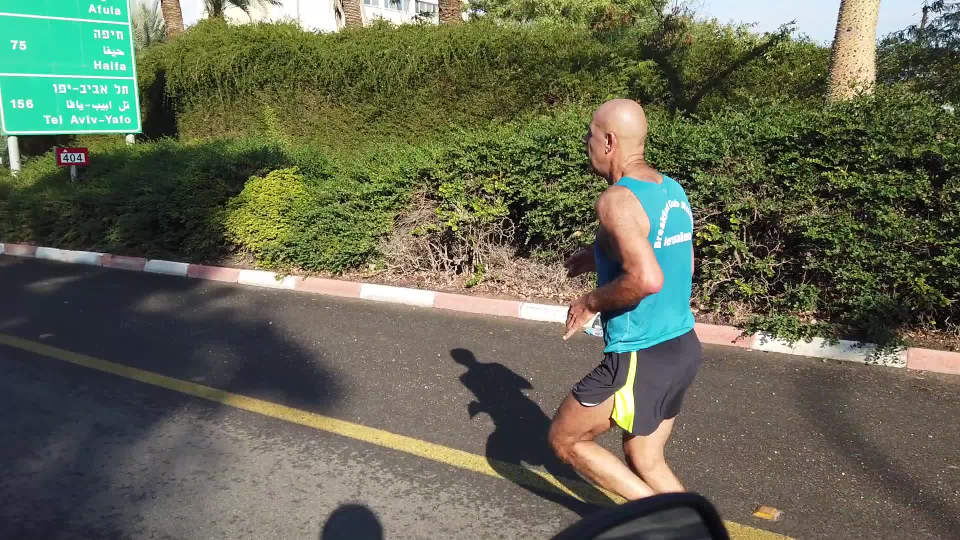
#> input picture dump/haim1/haim1001.jpg, 1920 x 1080 px (shown at 1/2 size); its folder holds only this picture in this run
$ python -i sol4.py   (imports and definitions only)   (older library calls are emulated)
#> lines starting #> are read from the running program, lines starting #| are printed output that depends on the picture; after the words box and inside, x2 and y2 are one past the last pixel; in counts of white or black regions, pixels touching at a corner belong together
### sol4_utils.py
import numpy as np
from imageio import imread
from skimage.color import rgb2gray
from scipy.signal import convolve2d
from scipy.ndimage.filters import convolve

"""
Constants.
"""
# The minimal value single pixel can have.
MIN_COLOR = 0.

# The maximal value single pixel can have.
MAX_COLOR = 255

# The number of legal values single pixel can have.
COLORS_NUM = 256

# Number of dimension in rgb image.
RGB_DIMS = 3

# Representation of gray-scale and rgb image.
GRAY_REP = 1
RGB_REP = 2

# Minimum size of image after reducing.
MIN_SIZE = 16

"""
Given methods.
"""


def gaussian_kernel(kernel_size):
	conv_kernel = np.array([1, 1], dtype=np.float64)[:, None]
	conv_kernel = convolve2d(conv_kernel, conv_kernel.T)
	kernel = np.array([1], dtype=np.float64)[:, None]
	for i in range(kernel_size - 1):
		kernel = convolve2d(kernel, conv_kernel, 'full')
	return kernel / kernel.sum()


def blur_spatial(img, kernel_size):
	kernel = gaussian_kernel(kernel_size)
	blur_img = np.zeros_like(img)
	if len(img.shape) == 2:
		blur_img = convolve2d(img, kernel, 'same', 'symm')
	else:
		for i in range(3):
			blur_img[..., i] = convolve2d(img[..., i], kernel, 'same', 'symm')
	return blur_img


"""
Helper methods from previous exercises.
"""


# [68 lines left out: functions read_image, _build_binomial_coefficient_vector, _reduce, build_gaussian_pyramid, not called in this run]

### sol4.py
"""
Exercise 4 - Image Processing 2019/2020
Panorama Registration & Stitching
===
Author: Omer Liberman.
Start Date: Dec 24, 2019.
"""
import itertools
import os
import shutil
import numpy as np
import sol4_utils
import matplotlib.pyplot as plt

from imageio import imwrite
from scipy.ndimage import label, center_of_mass, map_coordinates
from scipy.ndimage.filters import maximum_filter
from scipy.signal import convolve2d
from scipy.ndimage.morphology import generate_binary_structure

"""
Constants.
"""
# The minimal value single pixel can have.
MIN_COLOR = 0.

# The maximal value single pixel can have.
MAX_COLOR = 255

# The number of legal values single pixel can have.
COLORS_NUM = 256

# Number of dimension in rgb image.
RGB_DIMS = 3

# Representation of gray-scale and rgb image.
GRAY_REP = 1
RGB_REP = 2

# Convolution vector for deriving.
DER_VEC = np.array([[1, 0, -1]])
DER_VEC_T = DER_VEC.T

# Blurring kernel size.
KERNEL_SIZE_BLUR = 3

K = 0.04                                                           # For calculating (det - k*trace).
LEVELS = 3                                                         # Max levels in gaussian
PATCH_SIZE = 7                                                     # Patch size.
ORIG_LEV_IN_PYR = 0                                                # Index of the original image in pyramid.
SMALLEST_LEV_IN_PYR = 2                                            # Index of the smallest image in pyramid.
LEVELS_DIFF = float(2 ** (ORIG_LEV_IN_PYR - SMALLEST_LEV_IN_PYR))  # Scalar to calculate new image index.
DESC_RAD = 3                                                       # The radius for the descriptor.
X, Y = 1, 0                                                        # for coordiantes.

"""
3 - Image Pair Registration.
"""


def harris_corner_detector(im):
	"""
	Detects harris corners.
	Make sure the returned coordinates are x major!!!
	:param im: A 2D array representing an image.
	:return: An array with shape (N,2), where ret[i,:] are the [x,y] coordinates of the ith corner points.
	"""
	# Task 3.1.1
	Ix, Iy = convolve2d(im, DER_VEC, mode="same", boundary="symm"), \
			 convolve2d(im, DER_VEC_T, mode="same", boundary="symm")

	Ix_squared = Ix * Ix
	Iy_squared = Iy * Iy
	IxIy = Ix * Iy
	IyIx = Iy * Ix

	Ix_squared_blured = sol4_utils.blur_spatial(Ix_squared, KERNEL_SIZE_BLUR)
	Iy_squared_blured = sol4_utils.blur_spatial(Iy_squared, KERNEL_SIZE_BLUR)
	IxIy_blured = sol4_utils.blur_spatial(IxIy, KERNEL_SIZE_BLUR)
	IyIx_blured = sol4_utils.blur_spatial(IyIx, KERNEL_SIZE_BLUR)

	detM = (Ix_squared_blured * Iy_squared_blured) - (IxIy_blured * IyIx_blured)
	traceM = Ix_squared_blured + Iy_squared_blured
	R = detM - K * np.power(traceM, 2)
	non_max_sup = non_maximum_suppression(R)

	return np.argwhere(non_max_sup.transpose())


# [256 lines left out: functions sample_descriptor, find_features, match_features, apply_homography, ransac_homography, display_matches and 4 more, not called in this run]


"""
Given code.
"""


# [46 lines left out: functions filter_homographies_with_translation, estimate_rigid_transform, not called in this run]


def non_maximum_suppression(image):
	"""
	Finds local maximas of an image.
	:param image: A 2D array representing an image.
	:return: A boolean array with the same shape as the input image, where True indicates local maximum.
	"""
	# Find local maximas.
	neighborhood = generate_binary_structure(2, 2)
	local_max = maximum_filter(image, footprint=neighborhood) == image
	local_max[image < (image.max() * 0.1)] = False

	# Erode areas to single points.
	lbs, num = label(local_max)
	centers = center_of_mass(local_max, lbs, np.arange(num) + 1)
	centers = np.stack(centers).round().astype(np.int)
	ret = np.zeros_like(image, dtype=np.bool)
	ret[centers[:, 0], centers[:, 1]] = True

	return ret


# [24 lines left out: function spread_out_corners, not called in this run]


class PanoramicVideoGenerator:
	"""
	Generates panorama from a set of images.
	"""

	# [136 lines left out: functions __init__, align_images, generate_panoramic_images, save_panoramas_to_video, show_panorama, not called in this run]

>>> import cv2
>>> picture = cv2.imread('dump/haim1/haim1001.jpg', cv2.IMREAD_GRAYSCALE)
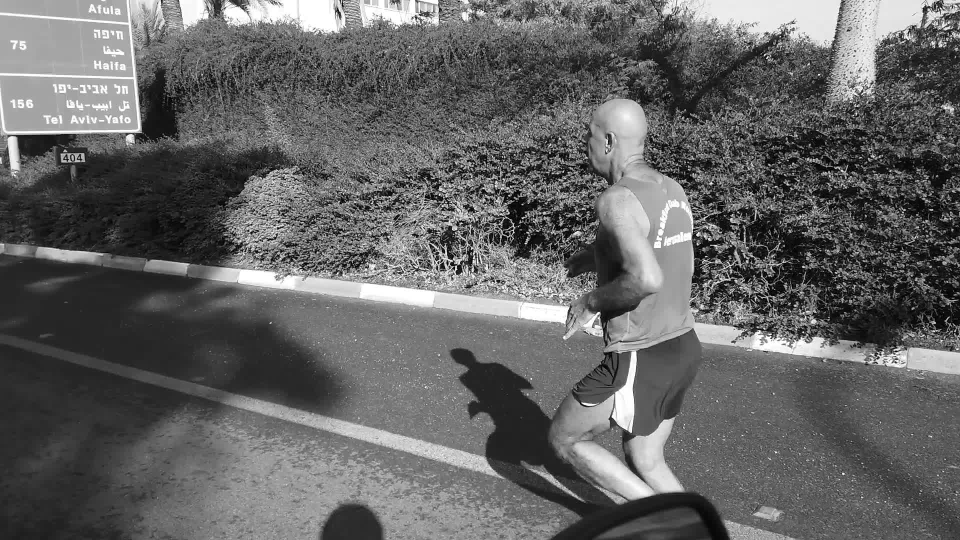
#> picture: shape (1080, 1920) (shown at 1/2 size); min 0, max 255, mean 100.1
>>> result = harris_corner_detector(picture)
#> in harris_corner_detector, `Ix, Iy = convolve2d(im, DER_VEC, mode="same", boundary="symm"), \ conv..`:
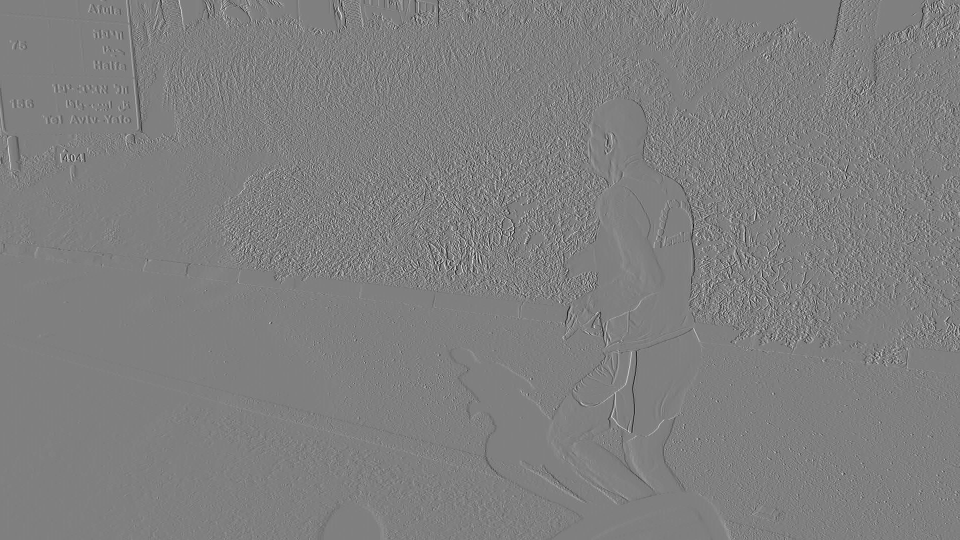
#> Ix: shape (1080, 1920) int64 (shown at 1/2 size); min -255, max 255, mean 0; drawn with min black and max white
#> call 2 of blur_spatial, with kernel_size = 3
#> in blur_spatial (call 2), `blur_img = convolve2d(img, kernel, 'same', 'symm')`:
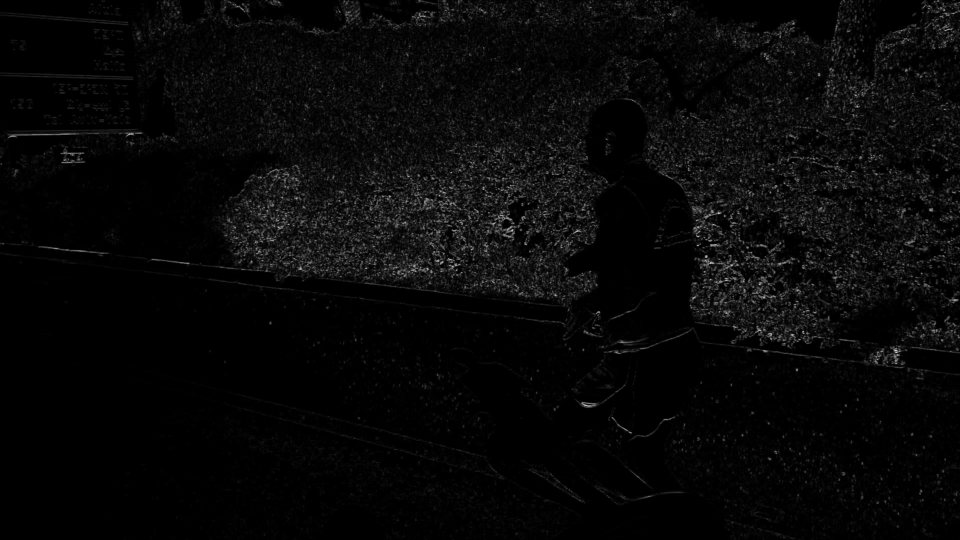
#> blur_img: shape (1080, 1920) float64 (shown at 1/2 size); min 0, max 38689.8, mean 1288.3; drawn with min black and max white
#> in harris_corner_detector, `traceM = Ix_squared_blured + Iy_squared_blured`:
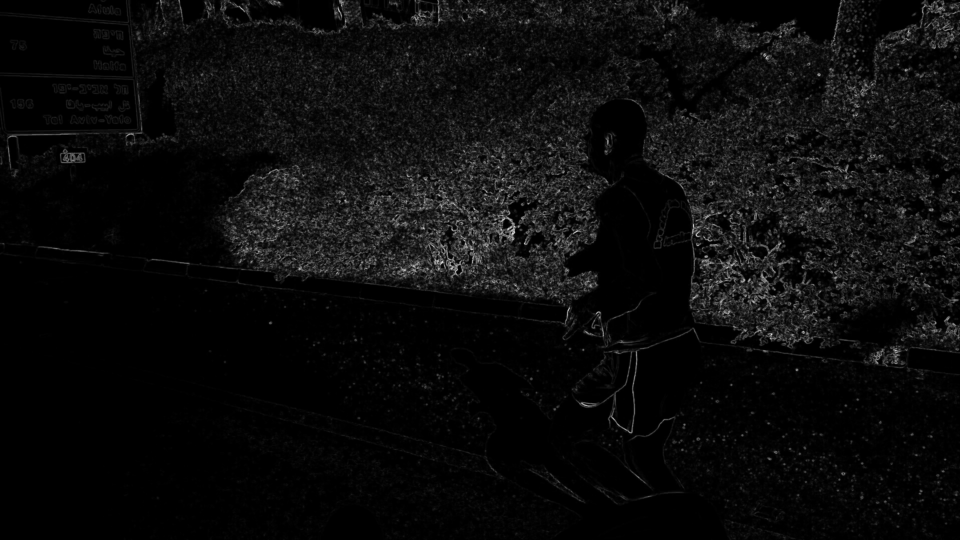
#> traceM: shape (1080, 1920) float64 (shown at 1/2 size); min 0, max 51864.2, mean 2427.6; drawn with min black and max white
#> in harris_corner_detector, `R = detM - K * np.power(traceM, 2)`:
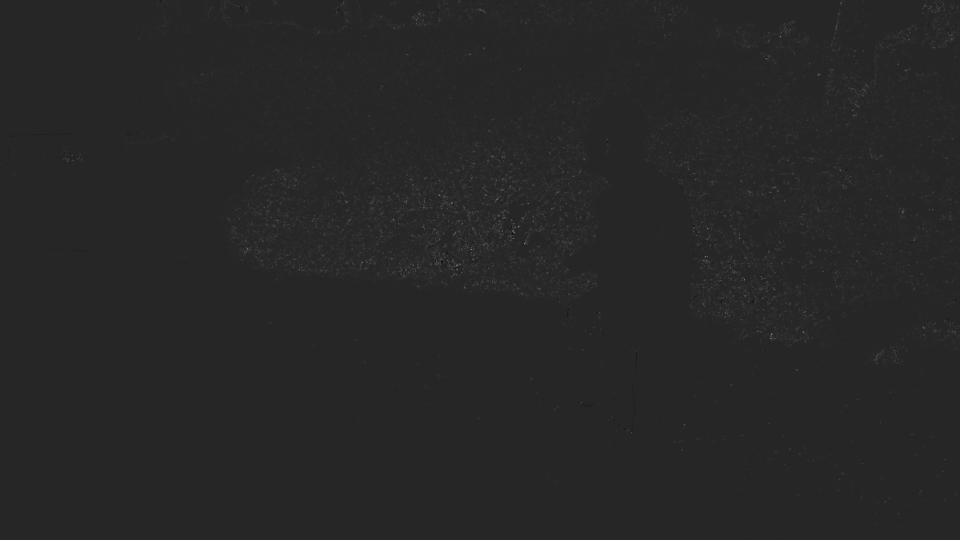
#> R: shape (1080, 1920) float64 (shown at 1/2 size); min -86618978.6, max 484800023.2, mean 1726324.1; drawn with min black and max white
#> in non_maximum_suppression, `local_max = maximum_filter(image, footprint=neighborhood) == image`:
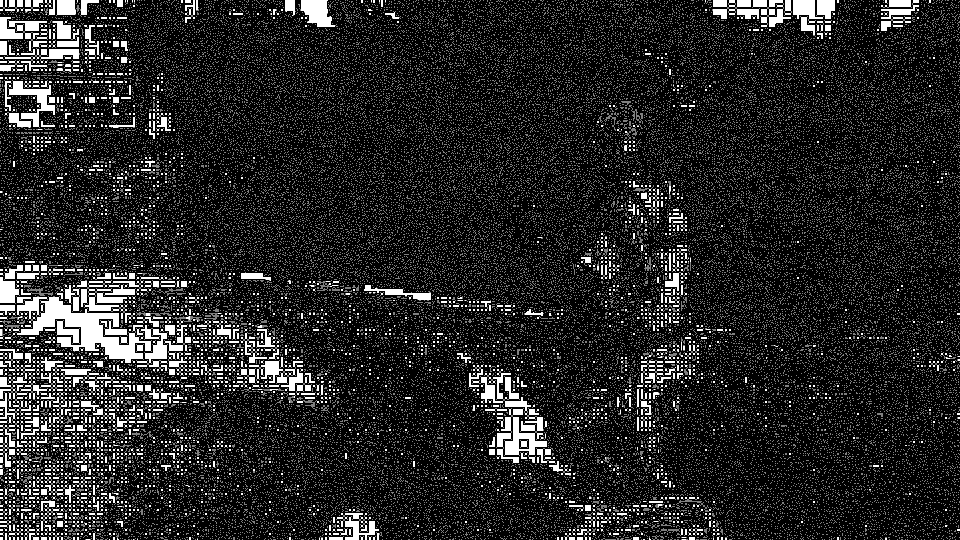
#> local_max: shape (1080, 1920) bool (shown at 1/2 size); 10.5% white; 74488 white regions (73671 under 20 px), largest, box (x1, y1, x2, y2) and area: (34, 593, 302, 726) 11402, (18, 162, 110, 254) 2752, (1010, 834, 1094, 910) 2487
#> in non_maximum_suppression, `local_max[image < (image.max() * 0.1)] = False`:
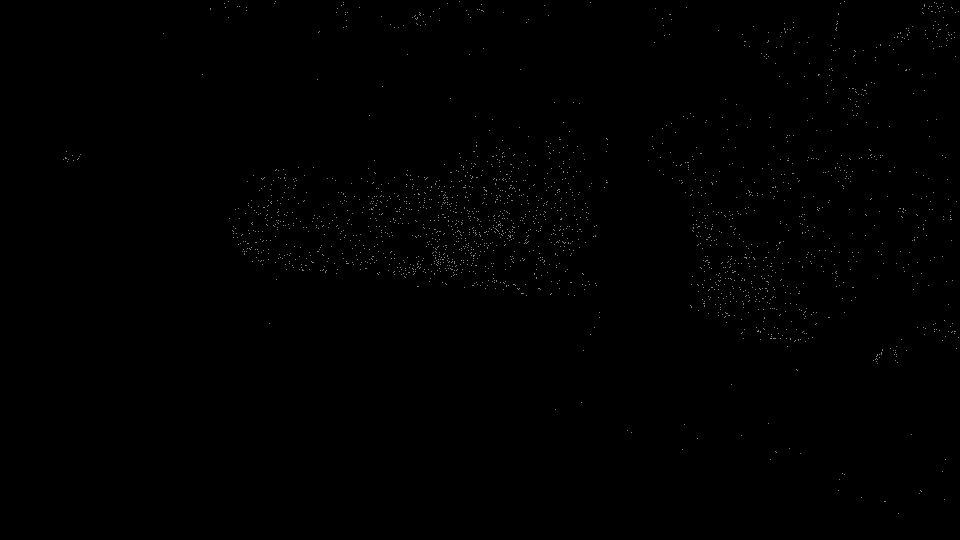
#> local_max: shape (1080, 1920) bool (shown at 1/2 size); 0.12% white in thin lines or dots, all inside (x1, y1, x2, y2) = (127, 2, 1918, 1028)
#> in non_maximum_suppression, `lbs, num = label(local_max)`: num = 2429
#> in non_maximum_suppression, `centers = center_of_mass(local_max, lbs, np.arange(num) + 1)`: centers = 2429 pairs, first value 2 to 1027, second value 127 to 1917
#> result = 2429 pairs, first value 127 to 1917, second value 2 to 1027

$ run again, on dump/haim1/haim1003.jpg
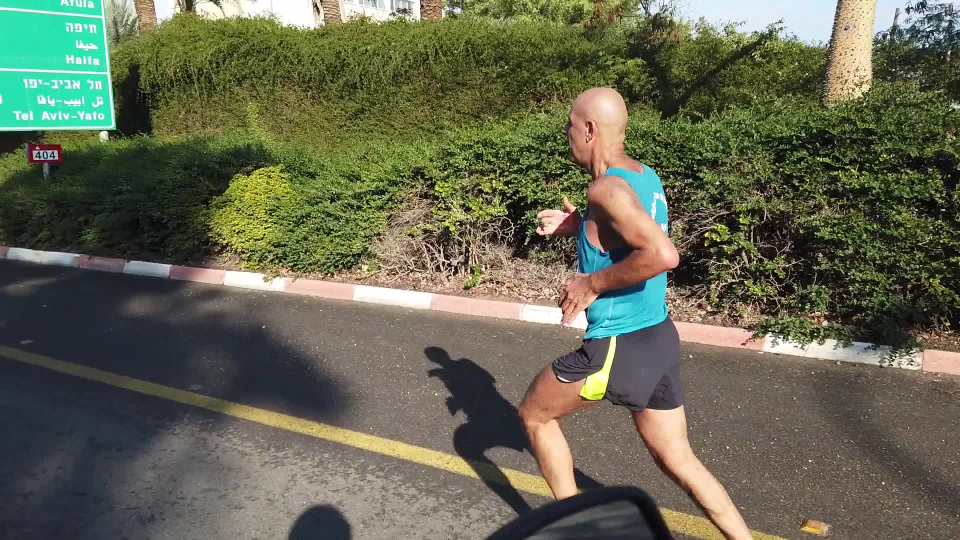
#> input picture dump/haim1/haim1003.jpg, 1920 x 1080 px (shown at 1/2 size)
#> in non_maximum_suppression, `local_max = maximum_filter(image, footprint=neighborhood) == image`:
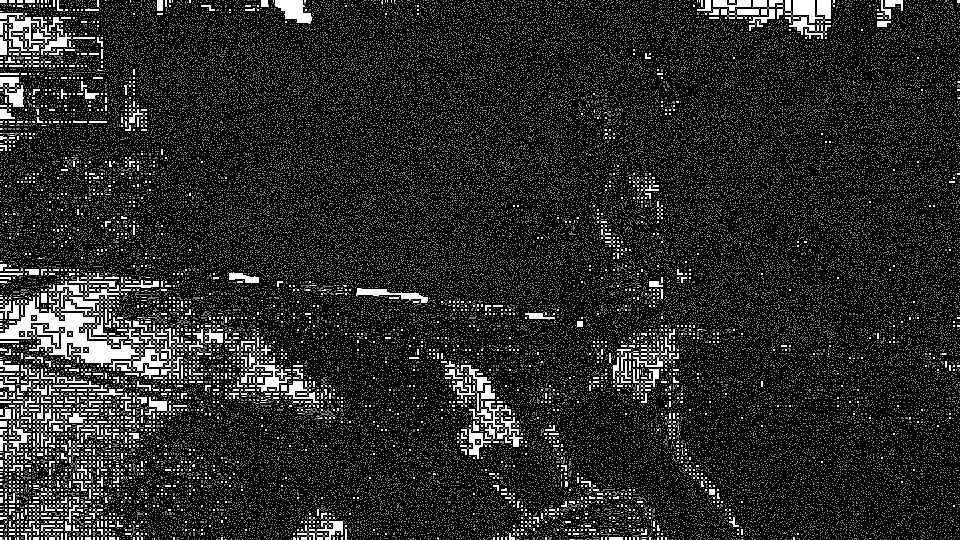
#> local_max: shape (1080, 1920) bool (shown at 1/2 size); 9.9% white; 74956 white regions (74048 under 20 px), largest, box (x1, y1, x2, y2) and area: (0, 594, 278, 734) 11188, (550, 0, 623, 47) 2154, (18, 34, 86, 102) 1753
#> in non_maximum_suppression, `local_max[image < (image.max() * 0.1)] = False`:
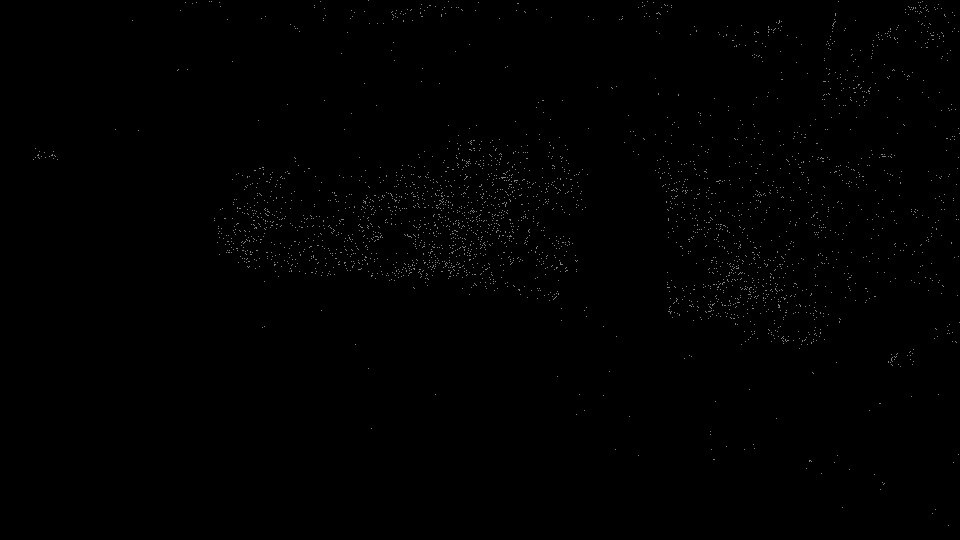
#> local_max: shape (1080, 1920) bool (shown at 1/2 size); 0.18% white in thin lines or dots
#> lbs: shape (1080, 1920) int32; 3663 distinct labels, from 0 to 3662
#> num = 3662
#> centers = 3662 pairs, first value 1 to 1051, second value 67 to 1919
#> result = 3662 pairs, first value 67 to 1919, second value 1 to 1051
